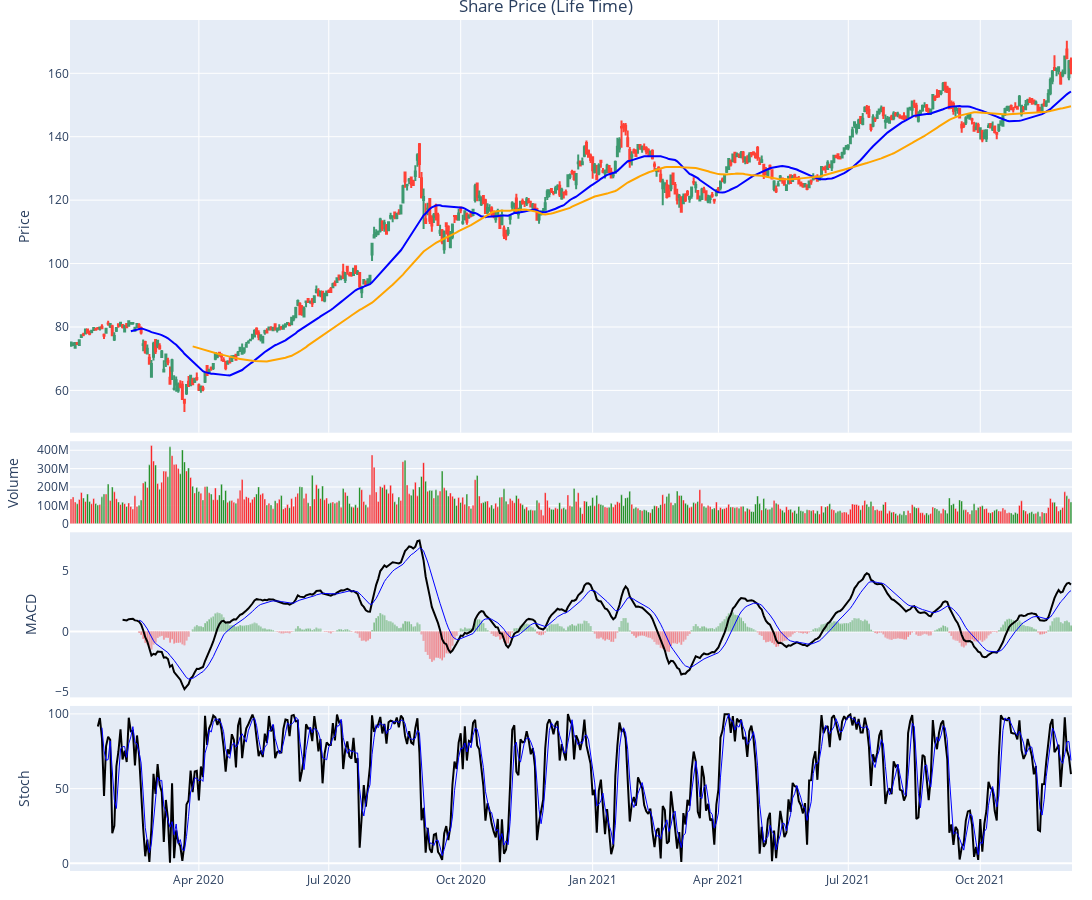

Notebook code for this chart:
### Code cell
# add subplot properties when initiliazing fig variable
fig = make_subplots(rows=4, cols=1, shared_xaxes=True,
                    vertical_spacing=0.01, 
                    row_heights=[0.5,0.1,0.2,0.2])

# Plot OHLC on 1st subplot (using the codes from before)
fig.add_trace(go.Candlestick(x=df.index,
                             open=df['Open'],
                             high=df['High'],
                             low=df['Low'],
                             close=df['Close'], 
                             showlegend=False))
# add moving average traces
fig.add_trace(go.Scatter(x=df.index, 
                         y=df['MA30'], 
                         line=dict(color='blue', width=2), 
                         name='MA 30'))
fig.add_trace(go.Scatter(x=df.index, 
                         y=df['MA60'], 
                         line=dict(color='orange', width=2), 
                         name='MA 60'))


# Plot volume trace on 2nd row
colors = ['green' if row['Open'] - row['Close'] >= 0 
          else 'red' for index, row in df.iterrows()]
fig.add_trace(go.Bar(x=df.index, 
                     y=df['Volume'],
                     marker_color=colors
                    ), row=2, col=1)# Plot MACD trace on 3rd row
colors = ['green' if val >= 0 
          else 'red' for val in macd.macd_diff()]
fig.add_trace(go.Bar(x=df.index, 
                     y=macd.macd_diff(),
                     marker_color=colors
                    ), row=3, col=1)

# Plot MACD trace on 3rd row
colors = ['green' if val >= 0 
          else 'red' for val in macd.macd_diff()]
fig.add_trace(go.Bar(x=df.index, 
                     y=macd.macd_diff(),
                     marker_color=colors
                    ), row=3, col=1)
fig.add_trace(go.Scatter(x=df.index,
                         y=macd.macd(),
                         line=dict(color='black', width=2)
                        ), row=3, col=1)
fig.add_trace(go.Scatter(x=df.index,
                         y=macd.macd_signal(),
                         line=dict(color='blue', width=1)
                        ), row=3, col=1)

# Plot stochastics trace on 4th row 
fig.add_trace(go.Scatter(x=df.index,
                         y=stoch.stoch(),
                         line=dict(color='black', width=2)
                        ), row=4, col=1)
fig.add_trace(go.Scatter(x=df.index,
                         y=stoch.stoch_signal(),
                         line=dict(color='blue', width=1)
                        ), row=4, col=1)

# update layout by changing the plot size, hiding legends & rangeslider, and removing gaps between dates
fig.update_layout(height=900, width=1200, 
                  showlegend=False, 
                  xaxis_rangeslider_visible=False,
                  xaxis_rangebreaks=[dict(values=dt_breaks)])

# update y-axis label
fig.update_yaxes(title_text="Price", row=1, col=1)
fig.update_yaxes(title_text="Volume", row=2, col=1)
fig.update_yaxes(title_text="MACD", showgrid=False, row=3, col=1)
fig.update_yaxes(title_text="Stoch", row=4, col=1)


fig.update_layout(
    title = {
        'text': 'Share Price (Life Time)',
        'y':1,
        'x':0.5,
        'xanchor': 'center',
        'yanchor': 'top'})


# removing white spaces
fig.update_layout(margin=go.layout.Margin(
        l=20, #left margin
        r=20, #right margin
        b=20, #bottom margin
        t=20  #top margin
    ))



fig.show()

### Figure 1 — Plotly figure (JSON) as saved in the notebook; plotly's stock layout.template omitted (floating-point values rounded to 4 significant figures; data arrays with more than 128 entries replaced by an {"elided": "..."} marker saying what was removed)
{"data": [{"close": {"elided": "486 float values"}, "high": {"elided": "486 float values"}, "low": {"elided": "486 float values"}, "open": {"elided": "486 float values"}, "showlegend": false, "type": "candlestick", "x": {"elided": "486 str values"}}, {"line": {"color": "blue", "width": 2}, "name": "MA 30", "type": "scatter", "x": {"elided": "486 str values"}, "y": {"elided": "486 float values"}}, {"line": {"color": "orange", "width": 2}, "name": "MA 60", "type": "scatter", "x": {"elided": "486 str values"}, "y": {"elided": "486 float values"}}, {"marker": {"color": {"elided": "486 str values"}}, "type": "bar", "x": {"elided": "486 str values"}, "xaxis": "x2", "y": {"elided": "486 int values"}, "yaxis": "y2"}, {"marker": {"color": {"elided": "486 str values"}}, "type": "bar", "x": {"elided": "486 str values"}, "xaxis": "x3", "y": {"elided": "486 float values"}, "yaxis": "y3"}, {"marker": {"color": {"elided": "486 str values"}}, "type": "bar", "x": {"elided": "486 str values"}, "xaxis": "x3", "y": {"elided": "486 float values"}, "yaxis": "y3"}, {"line": {"color": "black", "width": 2}, "type": "scatter", "x": {"elided": "486 str values"}, "xaxis": "x3", "y": {"elided": "486 float values"}, "yaxis": "y3"}, {"line": {"color": "blue", "width": 1}, "type": "scatter", "x": {"elided": "486 str values"}, "xaxis": "x3", "y": {"elided": "486 float values"}, "yaxis": "y3"}, {"line": {"color": "black", "width": 2}, "type": "scatter", "x": {"elided": "486 str values"}, "xaxis": "x4", "y": {"elided": "486 float values"}, "yaxis": "y4"}, {"line": {"color": "blue", "width": 1}, "type": "scatter", "x": {"elided": "486 str values"}, "xaxis": "x4", "y": {"elided": "486 float values"}, "yaxis": "y4"}], "layout": {"height": 900, "margin": {"b": 20, "l": 20, "r": 20, "t": 20}, "showlegend": false, "title": {"text": "Share Price (Life Time)", "x": 0.5, "xanchor": "center", "y": 1, "yanchor": "top"}, "width": 1200, "xaxis": {"anchor": "y", "domain": [0, 1], "matches": "x4", "rangebreaks": [{"values": {"elided": "216 str values"}}], "rangeslider": {"visible": false}, "showticklabels": false}, "xaxis2": {"anchor": "y2", "domain": [0, 1], "matches": "x4", "showticklabels": false}, "xaxis3": {"anchor": "y3", "domain": [0, 1], "matches": "x4", "showticklabels": false}, "xaxis4": {"anchor": "y4", "domain": [0, 1]}, "yaxis": {"anchor": "x", "domain": [0.515, 1], "title": {"text": "Price"}}, "yaxis2": {"anchor": "x2", "domain": [0.408, 0.505], "title": {"text": "Volume"}}, "yaxis3": {"anchor": "x3", "domain": [0.204, 0.398], "showgrid": false, "title": {"text": "MACD"}}, "yaxis4": {"anchor": "x4", "domain": [0, 0.194], "title": {"text": "Stoch"}}}}
